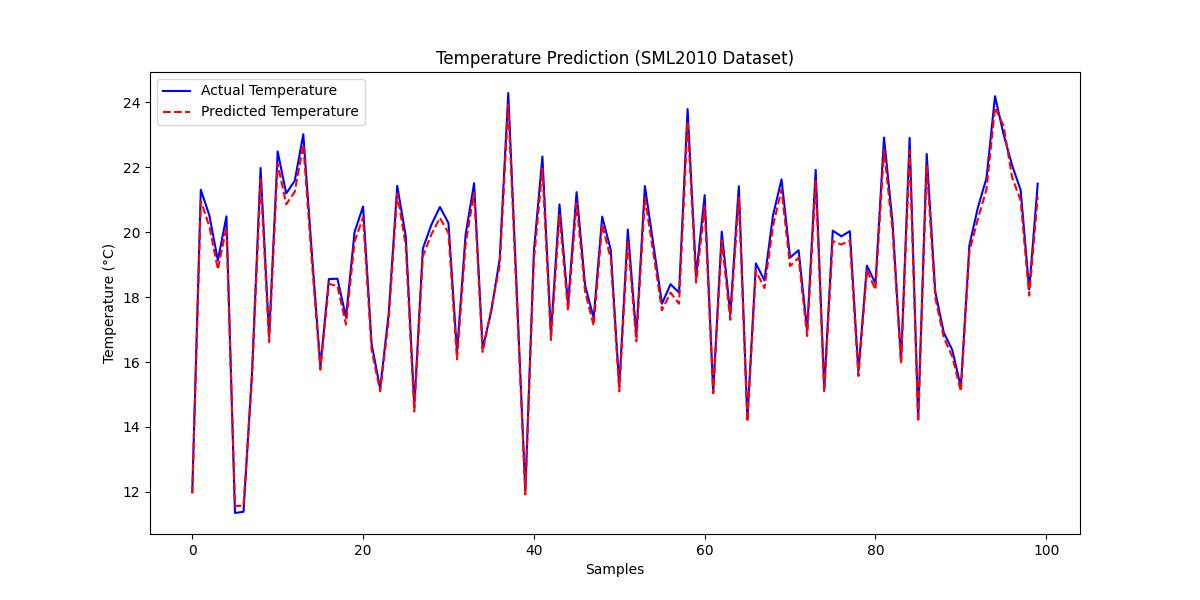

Write Python code to recreate this figure.
import os.path as osp
import pandas as pd
import numpy as np
import tensorflow as tf
from sklearn.model_selection import train_test_split
from sklearn.metrics import mean_absolute_error
import matplotlib.pyplot as plt

# 1. Load the SML2010 Dataset
# The dataset has 24 columns. We use 'sep="\s+"' to handle multiple spaces.
# We skip the first line (the # comments) and manually assign column names.
file_path = osp.join("temp_data", "NEW-DATA-1.T15.txt")
column_names = [
    'Date', 'Time', 'Temp_Comedor', 'Temp_Habitacion', 'Weather_Temp',
    'CO2_Comedor', 'CO2_Habitacion', 'Hum_Comedor', 'Hum_Habitacion',
    'Light_Comedor', 'Light_Habitacion', 'Precipitation', 'Meteo_Crepusculo',
    'Meteo_Viento', 'Meteo_Sol_Oest', 'Meteo_Sol_Est', 'Meteo_Sol_Sud',
    'Meteo_Piranometro', 'Ext_Entalpic_1', 'Ext_Entalpic_2', 'Ext_Entalpic_turbo',
    'Temp_Exterior', 'Hum_Exterior', 'Day_of_Week'
]

try:
    # Read the file, skipping the comment header. 
    # engine='python' is used to avoid parsing warnings with regex separators.
    df = pd.read_csv(file_path, sep=r'\s+', skiprows=24, names=column_names, engine='python')
    print("Dataset loaded successfully. Rows:", len(df))
except FileNotFoundError:
    print(f"Error: {file_path} not found. Please ensure the dataset file is in the same folder.")
    exit()

# 2. Time Series Preparation (Listing 11.7 Logic)
# We want to predict Temp_Comedor using 5 previous values
prev_values_count = 5
target_col = 'Temp_Comedor'

# Shift data to create features (t-5, t-4, t-3, t-2, t-1)
X = pd.DataFrame()
for i in range(prev_values_count, 0, -1):
    X[f't-{i}'] = df[target_col].shift(i)

# The target is the current temperature (t)
y = df[target_col].iloc[prev_values_count:]
X = X.dropna() # Remove the first 5 rows which now have NaNs from shifting

# 3. Data Splitting & Normalization
X_train, X_test, y_train, y_test = train_test_split(X, y, test_size=0.2, random_state=42)

# Normalization is critical for Neural Networks (Listing 11.7, page 276)
train_mean = X_train.mean()
train_std = X_train.std()

X_train_norm = (X_train - train_mean) / train_std
X_test_norm = (X_test - train_mean) / train_std

# 4. Build the MLP Regressor (Listing 11.7 architecture)
model = tf.keras.models.Sequential([
    tf.keras.layers.Input(shape=(prev_values_count,)),
    tf.keras.layers.Dense(10, activation="relu"),
    tf.keras.layers.Dense(10, activation="relu"),
    tf.keras.layers.Dense(1) # Single output for continuous value
])

# 5. Compile and Train
# Learning rate 5e-3 and SGD as per textbook
model.compile(
    optimizer=tf.keras.optimizers.SGD(learning_rate=0.005),
    loss=tf.keras.losses.MeanAbsoluteError()
)

print("Training model...")
history = model.fit(
    X_train_norm, y_train, 
    epochs=1000, # Textbook uses 3000, but 1000 is often enough for convergence
    batch_size=128, 
    verbose=1,
    validation_split=0.1
)

# 6. Evaluation and Plotting
y_pred = model.predict(X_test_norm)
mae = mean_absolute_error(y_test, y_pred)
print(f"\nMean Absolute Error on Test Set: {mae:.4f} °C")

# Plot first 100 results
plt.figure(figsize=(12, 6))
plt.plot(y_test.values[:100], label="Actual Temperature", color='blue')
plt.plot(y_pred[:100], label="Predicted Temperature", color='red', linestyle='--')
plt.title("Temperature Prediction (SML2010 Dataset)")
plt.xlabel("Samples")
plt.ylabel("Temperature (°C)")
plt.legend()
plt.show()

model.save("temperature_prediction_mlp.h5")
